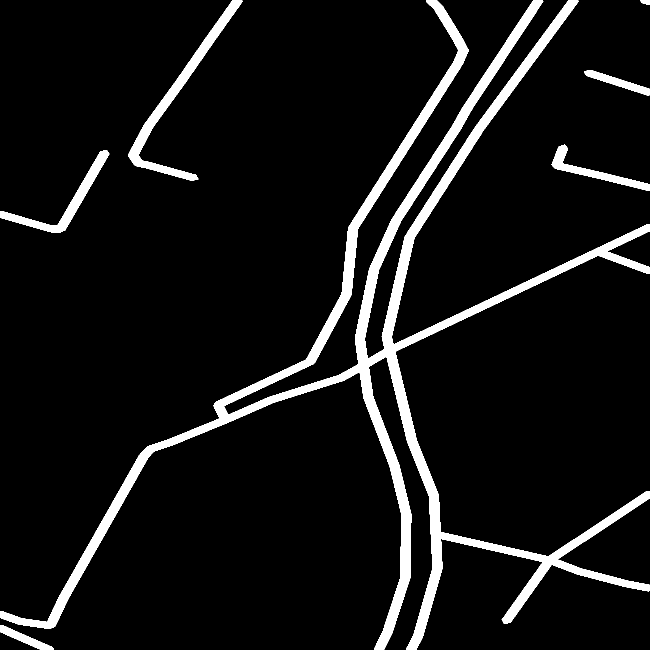
#> input picture train_masks/SN3_roads_train_AOI_3_Paris_PS-MS_img148.tif, 1300 x 1300 px (shown at 1/2 size)
$ python test.py
#> lines starting #> are read from the running program, lines starting #| are printed output that depends on the picture; after the words box and inside, x2 and y2 are one past the last pixel; in counts of white or black regions, pixels touching at a corner belong together

# Import the necessary libraries
import cv2
import numpy as np

# Read the image as a grayscale image

pathImage = 'SN3_roads_train_AOI_3_Paris_PS-MS_img148.tif'
#pathImage = pathFolder + nameImage
#gki eikona
img = cv2.imread( pathImage, cv2.IMREAD_GRAYSCALE)
#> img: shape (1300, 1300); 7.9% white; 7 white regions, largest, box (x1, y1, x2, y2) and area: (0, 0, 1300, 1300) 112238, (257, 0, 485, 362) 8894, (0, 300, 219, 465) 5098

# Threshold the image
ret,img = cv2.threshold(img, 127, 255, 0)

# Step 1: Create an empty skeleton
size = np.size(img)
#> size = 1690000
skel = np.zeros(img.shape, np.uint8)

# Get a Cross Shaped Kernel
element = cv2.getStructuringElement(cv2.MORPH_CROSS, (3,3))

# Repeat steps 2-4
while True:
    #Step 2: Open the image
    open = cv2.morphologyEx(img, cv2.MORPH_OPEN, element)
    #Step 3: Substract open from the original image
    temp = cv2.subtract(img, open)
    #Step 4: Erode the original image and refine the skeleton
    #
    eroded = cv2.erode(img, element)
    skel = cv2.bitwise_or(skel,temp)
    img = eroded.copy()
    # Step 5: If there are no white pixels left ie.. the image has been completely eroded, quit the loop
    if cv2.countNonZero(img)==0:
        break
#> this loop made 15 passes
#> pass 1, `temp = cv2.subtract(img, open)`:
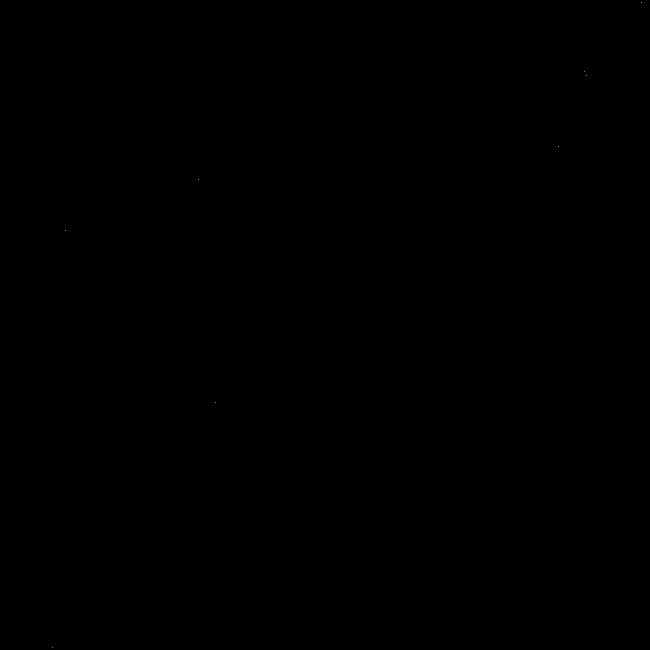
#> temp: shape (1300, 1300) (shown at 1/2 size); 0% white in thin lines or dots, all inside (x1, y1, x2, y2) = (105, 5, 1284, 1295)
#> pass 1, `eroded = cv2.erode(img, element)`:
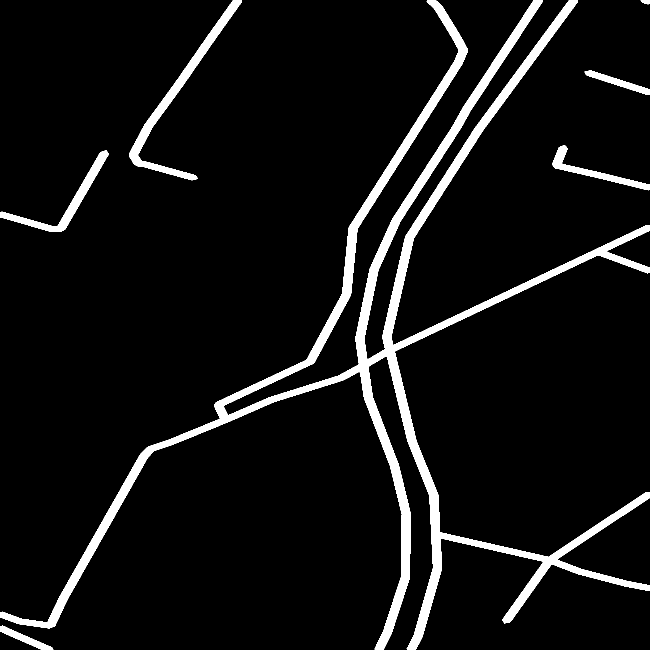
#> eroded: shape (1300, 1300) (shown at 1/2 size); 7.1% white; 7 white regions, largest, box (x1, y1, x2, y2) and area: (0, 0, 1300, 1300) 100835, (258, 0, 484, 361) 7999, (0, 301, 218, 464) 4532
#> after the loop: img: shape (1300, 1300); every value is 0
#> after the loop:
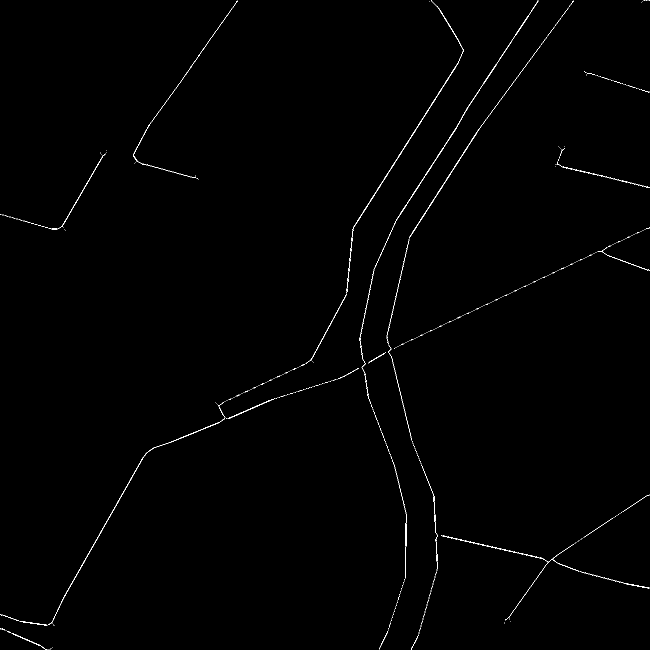
#> skel: shape (1300, 1300) (shown at 1/2 size); 0.54% white in thin lines or dots

# Displaying the final skeleton
#imS = cv2.resize(skel, (960, 540))
#cv2.imshow("Skeleton",imS)
cv2.imshow("Skeleton",skel)
cv2.waitKey(0)
cv2.destroyAllWindows()

$ run again, with train_masks/SN3_roads_train_AOI_2_Vegas_PS-MS_img2.tif copied over train_masks/SN3_roads_train_AOI_3_Paris_PS-MS_img148.tif
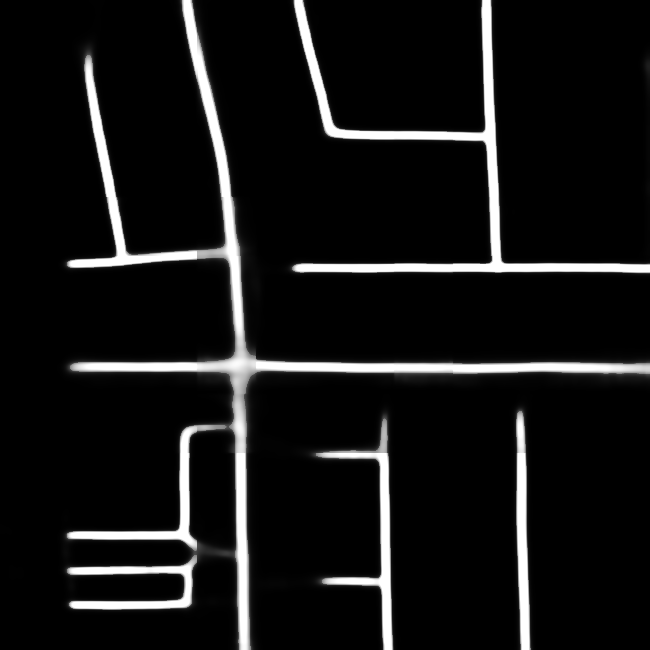
#> input picture train_masks/SN3_roads_train_AOI_2_Vegas_PS-MS_img2.tif, 1300 x 1300 px (shown at 1/2 size)
#> img is the input picture: shape (1300, 1300); min 0, max 255, mean 21.1
#> `ret,img = cv2.threshold(img, 127, 255, 0)`:
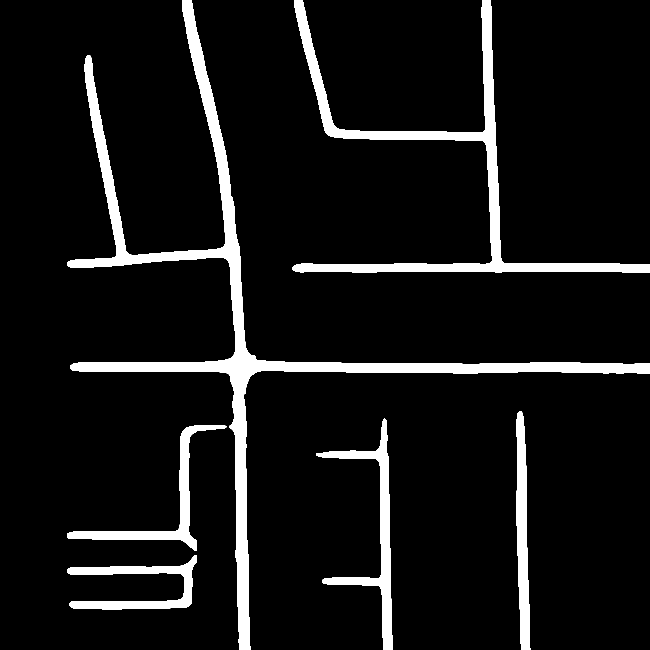
#> img: shape (1300, 1300) (shown at 1/2 size); 8.5% white; 6 white regions, box (x1, y1, x2, y2) and area: (134, 0, 1300, 1300) 68185, (584, 0, 1300, 546) 34308, (632, 837, 786, 1300) 12350, (134, 850, 454, 1102) 9539, (1032, 822, 1062, 1300) 9381, (134, 1110, 394, 1220) 9158
#> size = 1690000
#> after the loop `while True:`:
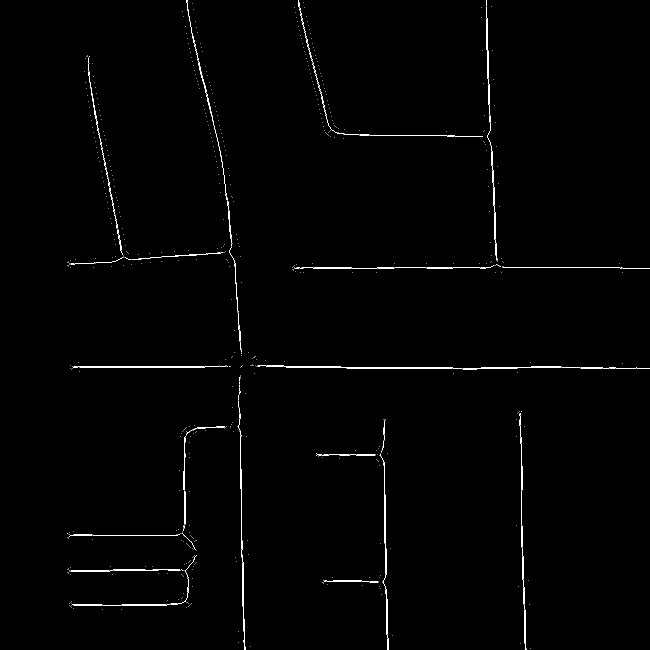
#> skel: shape (1300, 1300) (shown at 1/2 size); 0.8% white in thin lines or dots, all inside (x1, y1, x2, y2) = (134, 0, 1300, 1300)
